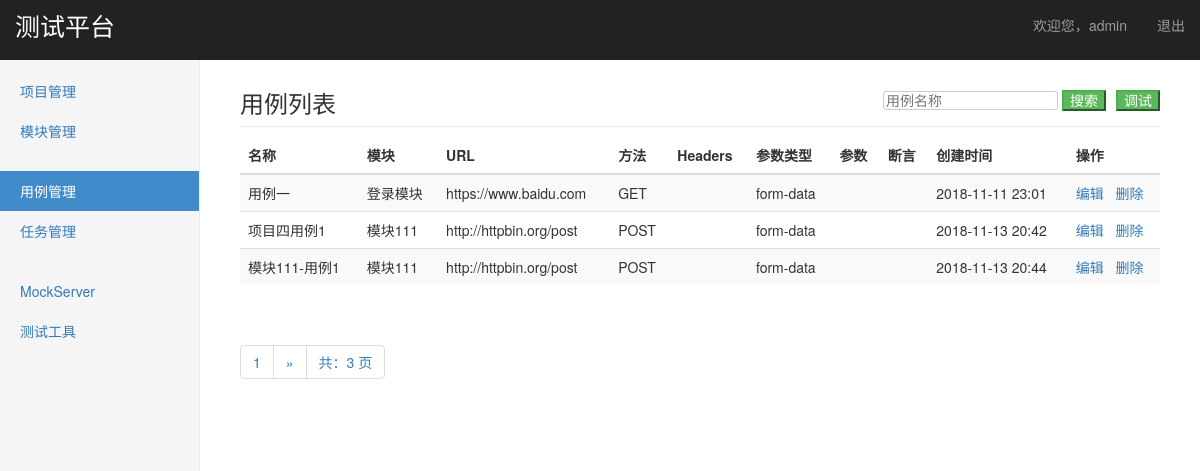
The app's page /interface/case_manage/ (signed in) with its own data.
### interface_app/models.py (models this page shows, shortened)
class TestCase(models.Model):
    module = models.ForeignKey(Module, on_delete=models.CASCADE, verbose_name="模块")
    name = models.CharField("名称", max_length=100, default="", blank=False, null=False)
    url = models.TextField("URL", default="", blank=False, null=False)
    request_method = models.CharField("方法", max_length=10, default="GET", blank=False, null=False)
    request_headers = models.TextField("Headers", default="", blank=True, null=True)
    request_params_type = models.CharField("参数类型", max_length=10, default="form-data", blank=False, null=False)
    request_params = models.TextField("参数", default="", blank=True, null=True)
    response_assert = models.TextField("断言", default="", blank=True, null=True)
    create_time = models.DateTimeField("创建时间", auto_now_add=True)

### project_app/models.py (models this page shows)
class Module(models.Model):
    project = models.ForeignKey(Project, on_delete=models.CASCADE, verbose_name="项目")
    name = models.CharField("名称", max_length=100, default="", blank=False, null=False)
    description = models.TextField("描述", default="", blank=True, null=True)
    create_time = models.DateTimeField("创建时间", auto_now_add=True)
    def __str__(self):
        return self.name

### interface_app/case_views.py (the view)
# urls.py: path("case_manage/", case_views.case_manage),
@login_required
def case_manage(request):
    if request.method == "GET":
        case_all = TestCase.objects.all()
        paginator = Paginator(case_all, 3)
        page = request.GET.get("page")
        try:
            cases = paginator.page(page)
        except PageNotAnInteger:
            cases = paginator.page(1)
        except EmptyPage:
            cases = paginator.page(paginator.num_pages)
        return render(request, "case_manage.html", {
            "cases": cases,
            "type": "list"
        })
    else:
        return HttpResponse("404")

### templates/case_manage.html (shortened to what this page needs)
{% extends "base.html" %}
{% block content %}
    {% if type == "list" %}
        <div class="col-sm-9 col-sm-offset-3 col-md-10 col-md-offset-2 main">
            <h3 class="sub-header">用例列表
                <div style="overflow: hidden; float:right; font-size: 14px">
                    <form style="float: left; margin-right: 10px;" action="/interface/search_case/" method="get">
                        <input style="color: #999;border-radius:3px;border: 1px solid #ccc" type="text" name="keyword" placeholder="用例名称" />
                        <input type="submit" class="btn-success" value="搜索" />
                    </form>
                    <button style="float: right" class="btn-success" onclick="window.location.href='/interface/debug_case/'">调试</button>
                </div>
            </h3>
            <div class="table-responsive">
                <table class="table table-striped">
                    <thead>
                        <tr>
                            <th>名称</th>
                            <th>模块</th>
                            <th>URL</th>
                            <th>方法</th>
                            <th>Headers</th>
                            <th>参数类型</th>
                            <th>参数</th>
                            <th>断言</th>
                            <th>创建时间</th>
                            <th>操作</th>
                        </tr>
                    </thead>
                    <tbody>
                        {% for case in cases %}
                        <tr>
                            <td>{{ case.name }}</td>
                            <td>{{ case.module }}</td>
                            <td>{{ case.url }}</td>
                            <td>{{ case.request_method }}</td>
                            <td>
                            </td>
                            <td>{{ case.request_params_type }}</td>
                            <td>
                            </td>
                            <td>{{ case.response_assert }}</td>
                            <td>{{ case.create_time | date:"Y-m-d H:i"  }}</td>
                            <td>
                                <a href="/manage/edit_case/{{ case.id }}/">编辑</a>&nbsp;&nbsp;
                                <a href="javascript:void(0)" onclick='deleteCase("{{ case.name }}", "{{ case.id }}")'>删除</a>
                            </td>
                        </tr>
                        {% endfor %}
                    </tbody>
                </table>
            </div>
            <div class="pagination">
                <span class="step-links">
                    <ul class="pagination">
                        <li><a href="#">{{ cases.number }}</a></li>
                        {% if cases.has_next %}
                            {% if keyword %}
                                <li><a href="?keyword={{ keyword }}&page={{ cases.next_page_number }}">&raquo;</a></li>
                            {% else %}
                                <li><a href="?page={{ cases.next_page_number }}">&raquo;</a></li>
                            {% endif %}
                        {% endif %}
                        <li><a href="#">共：{{ cases.paginator.num_pages }} 页</a></li>
                    </ul>
                </span>
            </div>
        </div>
    {% endif %}
{% endblock %}
{% block extra-JS %}
    {% load static %}
{% endblock  %}

### templates/base.html (shortened to what this page needs)
<!DOCTYPE html>
<html lang="zh-CN">
    <head>
        {% load static %}
        <link href="{% static 'css/jquery-ui.css' %}" rel="stylesheet">
        <link href="{% static 'css/bootstrap.min.css' %}" rel="stylesheet">
        <link href="{% static 'css/dashboard.css' %}" rel="stylesheet">
        <link href="{% static 'css/ie10-viewport-bug-workaround.css' %}" rel="stylesheet">
    </head>
    <body>
        <nav class="navbar navbar-inverse navbar-fixed-top" style="z-index: 60;">
            <div class="container-fluid">
                <div class="navbar-header">
                    <p class="navbar-brand" style="font-size: 25px">测试平台</p>
                </div>
                <div id="navbar" class="navbar-collapse collapse">
                    <ul class="nav navbar-nav navbar-right">
                        <li><a href="javascript:void(0)"> 欢迎您，{{ user }}</a></li>
                        <li><a href="/logout/">退出</a></li>
                    </ul>
                </div>
            </div>
        </nav>
        <div class="container-fluid">
            <div class="row">
                <div class="col-sm-3 col-md-2 sidebar" style="z-index: 50;">
                    <ul class="nav nav-sidebar">
                        <li id="project"><a href="/manage/project_manage/">项目管理</a></li>
                        <li id="module"><a href="/manage/module_manage/">模块管理</a></li>
                    </ul>
                    <ul class="nav nav-sidebar">
                        <li id="case"><a href="/interface/case_manage">用例管理</a></li>
                        <li id="task"><a href="/interface/task_manage">任务管理</a></li>
                    </ul>
                    <ul class="nav nav-sidebar">
                        <li id="MockServer"><a href="">MockServer</a></li>
                        <li id="tool"><a href="">测试工具</a></li>
                    </ul>
                </div>
                {% block content %}
                {% endblock %}
            </div>
        </div>
    </body>
</html>

### static/css/dashboard.css (style rules this page uses)
body { padding-top: 50px; }
.sub-header { padding-bottom: 10px; border-bottom: 1px solid #eee; }
.navbar-fixed-top { border: 0; }
.sidebar { display: none; }
@media (min-width: 768px) { .sidebar { position: fixed; top: 51px; bottom: 0; left: 0; z-index: 1000; display: block; padding: 20px; overflow-x: hidden; overflow-y: auto; background-color: #f5f5f5; border-right: 1px solid #eee; } }
.nav-sidebar { margin-right: -21px; margin-bottom: 20px; margin-left: -20px; }
.nav-sidebar > li > a { padding-right: 20px; padding-left: 20px; }
.nav-sidebar > .active > a, .nav-sidebar > .active > a:hover, .nav-sidebar > .active > a:focus { color: #fff; background-color: #428bca; }
.main { padding: 20px; }
@media (min-width: 768px) { .main { padding-right: 40px; padding-left: 40px; } }

### records on screen
TestCase: name "用例一", module "登录模块", url "https://www.baidu.com", request_method "GET", request_params_type "form-data", create_time "2018-11-11 23:01"
TestCase: name "项目四用例1", module "模块111", url "http://httpbin.org/post", request_method "POST", request_params_type "form-data", create_time "2018-11-13 20:42"
TestCase: name "模块111-用例1", module "模块111", url "http://httpbin.org/post", request_method "POST", request_params_type "form-data", create_time "2018-11-13 20:44"

### other values on screen
{{ user }} "admin"
{{ cases.number }} "1"
{{ cases.paginator.num_pages }} "3"
